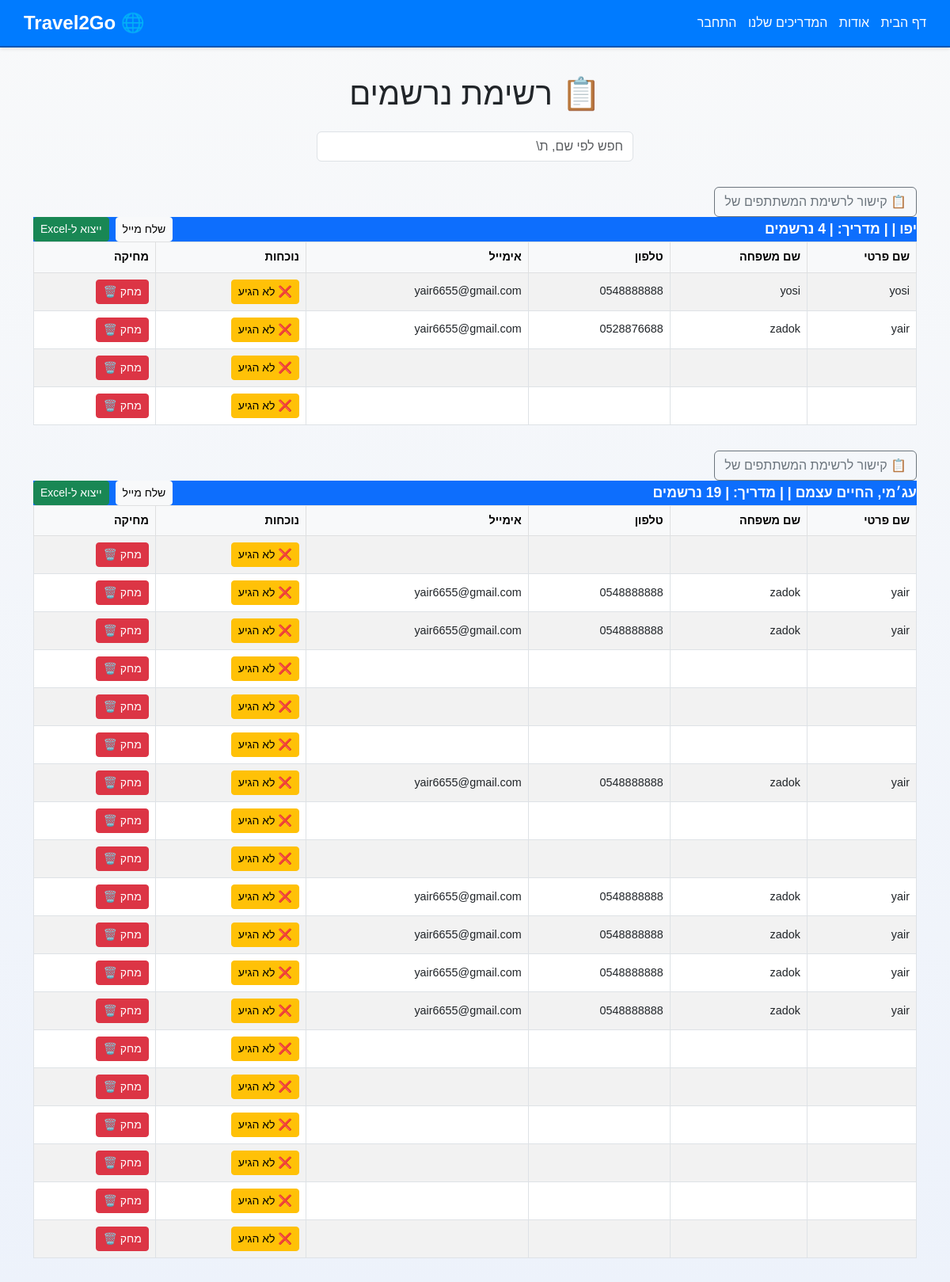
Screenshot of /registrations/ (upper part) with the database file from the repository.
### tours/models.py (models this page shows, shortened)
class Tour(models.Model):
    tour_title = models.CharField("כותרת ראשית", max_length=255)
    tour_subtitle = models.CharField("כותרת משנית", max_length=255, db_column='כותרת_משנית')
    tour_image = models.ImageField("תמונה הראשית", upload_to='tours_images/', db_column='תמונה ')
    tour_date = models.DateField("תאריך הסיור", db_column='תאריך')
    tour_description = models.CharField("פרטי הטיול", blank=True, null=True, db_column='פרטי_הטיול')
    tour_start_time = models.TimeField("שעת התחלה", db_column='שעת_התחלה')
    tour_end_time = models.TimeField("שעת סיום משוערת", blank=True, null=True)
    meeting_point = models.CharField("מקום מפגש", max_length=255, db_column='מקום_המפגש')
    google_maps_link = models.CharField("קישור לנקודת המפגש במפת גוגל", max_length=500, blank=True, db_column='קישור_למפות_גוגל')
    tour_guide_name = models.ForeignKey(
        "TourGuide",
        verbose_name="שם המדריך",
        on_delete=models.CASCADE,
        related_name="tours",
        blank=True,
        null=True,
        db_column="שם_מדריך"
    )
    tour_price = models.DecimalField(
        "עלות הסיור",
        max_digits=8,
        decimal_places=2,
        help_text="יש להזין את העלות בשקלים חדשים (₪)",
        null=True,
        db_column='עלות'
    )
    target_audience = MultiSelectField(
        "קהל יעד",
        choices=[
            ("משפחות", "משפחות"),
            ("מבוגרים", "מבוגרים"),
            ("מיטבי לכת", "מיטבי לכת"),
            ("מיטיבי קשב", "מיטיבי קשב"),
        ],
        max_length=100,
        blank=True,
        null=True,
        db_column='קהל_יעד',
        help_text="ניתן לבחור יותר מאפשרות אחת על ידי לחיצה על Ctrl או Command"
    )
    difficulty_level = models.CharField(
        "רמת קושי",
        max_length=20,
        choices=[
            ("קל", "קל"),
            ("בינוני", "בינוני"),
            ("קשה", "קשה"),
            ("קשה מאוד", "קשה מאוד"),
        ],
        blank=True,
        null=True,
        db_column='רמת_קושי'
    )
    required_equipment = MultiSelectField(
        "ציוד נדרש",
        choices=[
            ("כובע", "כובע"),
            ("מים", "מים"),
            ("נעליים סגורות", "נעליים סגורות"),
            ("קרם הגנה", "קרם הגנה"),
            ("אחר", "אחר"),
        ],
        max_length=255,
        blank=True,
        null=True,
        db_column='ציוד_נדרש',
        help_text="ניתן לבחור יותר מפריט אחד על ידי לחיצה על Ctrl או Command"
    )
    max_participants = models.PositiveIntegerField(
        "מקסימום משתתפים",
        default=30,
        db_column='מקסימום_משתתפים'
    )

class TravelerRegistration(models.Model):
    tour = models.ForeignKey("Tour", on_delete=models.CASCADE, related_name='registrations', db_column='סיור')
    traveler_first_name = models.CharField(max_length=255, db_column='שם_פרטי')
    traveler_last_name = models.CharField(max_length=255, db_column='שם_משפחה')
    registration_code = models.CharField("קוד רישום", max_length=6, blank=True, null=True)
    traveler_phone = models.CharField(max_length=20)
    traveler_email = models.EmailField(db_column='אימייל')
    traveler_attendance = models.BooleanField(default=False, db_column='נוכחות')
    total_price = models.DecimalField(max_digits=10, decimal_places=2, null=True, blank=True)

### tours/views/travelers_views.py (the view)
# urls.py: path('registrations/', registration_list, name='registration_list'),
def registration_list(request):
    tours = Tour.objects.prefetch_related('registrations').all()
    return render(request, 'travelers/registration_list.html', {'tours': tours})

### tours/templates/travelers/registration_list.html (shortened to what this page needs)
{% extends 'base.html' %}
{% load static %}
{% block extra_head %}
<link href="{% static 'css/registration_list.css' %}" rel="stylesheet">
{% endblock %}
{% block content %}
<div class="container wide-container py-4">
    <h1 class="text-center mb-4">📋 רשימת נרשמים</h1>
    <div class="d-flex justify-content-center mb-4">
        <input type="text" id="searchInput" class="form-control search-box" placeholder="חפש לפי שם, ת\"ז או טלפון...">
    </div>
    {% for tour in tours %}
        <a href="{% url 'participants_list' %}?tour_id={{ tour.id }}" class="btn btn-outline-secondary mt-2">
            📋 קישור לרשימת המשתתפים של {{ tour.שם_מדריך }}
        </a>
        <div class="table-container mb-4">
            <div class="card-header bg-primary text-white d-flex justify-content-between align-items-center flex-wrap">
                <div>
                    <strong>{{ tour.tour_title }}</strong> |
                    {{ tour.תאריך }} |
                    מדריך: {{ tour.שם_מדריך }} |
                    {{ tour.registrations.count }} נרשמים
                </div>
                <div class="d-flex gap-2">
                    <a href="{% url 'send_reminder_per_tour' tour.id %}" class="btn btn-light btn-sm">
                         שלח מייל
                    </a>
                    <a href="{% url 'download_tour_excel' tour.id %}" class="btn btn-success btn-sm">
                         ייצוא ל-Excel
                    </a>
                </div>
            </div>
            <div class="card-body p-0">
                {% if tour.registrations.all %}
                    <div class="table-responsive">
                        <table class="table table-striped table-bordered m-0">
                            <thead class="table-light">
                                <tr>
                                    <th>שם פרטי</th>
                                    <th>שם משפחה</th>
                                    <th>טלפון</th>
                                    <th>אימייל</th>
                                    <th>נוכחות</th>
                                    <th>מחיקה</th>
                                </tr>
                            </thead>
                            <tbody>
                                {% for registration in tour.registrations.all %}
                                    <tr>
                                        <td>{{ registration.traveler_first_name }}</td>
                                        <td>{{ registration.traveler_last_name }}</td>
                                        <td>{{ registration.traveler_phone }}</td>
                                        <td>{{ registration.traveler_email }}</td>
                                        <td>
                                            <form method="post" action="{% url 'toggle_attendance' registration.id %}" style="display:inline;">
                                                {% if registration.traveler_attendance %}
                                                    <button type="submit" class="btn btn-success btn-sm">✅ הגיע</button>
                                                {% else %}
                                                    <button type="submit" class="btn btn-warning btn-sm">❌ לא הגיע</button>
                                                {% endif %}
                                            </form>
                                        </td>
                                        <td>
                                            <form method="post" action="{% url 'delete_registration' registration.id %}" style="display:inline;">
                                                <button type="submit" class="btn btn-danger btn-sm" onclick="return confirm('האם אתה בטוח שברצונך למחוק?')">
                                                    מחק 🗑️
                                                </button>
                                            </form>
                                        </td>
                                    </tr>
                                {% endfor %}
                            </tbody>
                        </table>
                    </div>
                {% else %}
                    <p class="text-center py-3">אין נרשמים לסיור זה.</p>
                {% endif %}
            </div>
        </div>
    {% endfor %}
</div>
{% endblock %}

### tours/staticfiles/tours/css/base.css (style rules this page uses)
body { background: linear-gradient(to bottom, #f8f9fa, #e0eafc); min-height: 100vh; font-family: 'Assistant', sans-serif; margin: 0; padding: 0; }

### tours/staticfiles/tours/css/registration_list.css (style rules this page uses)
body { background-color: #f8f9fa; font-family: 'Varela Round', sans-serif; }
.search-box { max-width: 400px; width: 100%; }
.card-header { font-size: 1.1rem; font-weight: bold; }
.table th, .table td { font-size: 0.9rem; vertical-align: middle; }
.container { max-width: 100% !important; width: 100%; }
.table-responsive { overflow-x: auto; width: 100%; }
.table { width: 100%; min-width: 1000px; }
.wide-container { max-width: 100%; width: 100%; }
.table-container { width: 100%; background: none; box-shadow: none; padding: 0; margin: 0; }

### rows the page displays
Tour: tour_title "יפו", registrations.count "4"
TravelerRegistration: traveler_first_name "yosi", traveler_last_name "yosi", traveler_phone "0548888888", traveler_email "yair6655@gmail.com", נוכחות "❌ לא הגיע"
TravelerRegistration: traveler_first_name "yair", traveler_last_name "zadok", traveler_phone "0528876688", traveler_email "yair6655@gmail.com", נוכחות "❌ לא הגיע"
TravelerRegistration: נוכחות "❌ לא הגיע"
TravelerRegistration: נוכחות "❌ לא הגיע"
Tour: tour_title "עג׳מי, החיים עצמם"
TravelerRegistration: נוכחות "❌ לא הגיע"
TravelerRegistration: traveler_first_name "yair", traveler_last_name "zadok", traveler_phone "0548888888", traveler_email "yair6655@gmail.com", נוכחות "❌ לא הגיע"
TravelerRegistration: traveler_first_name "yair", traveler_last_name "zadok", traveler_phone "0548888888", traveler_email "yair6655@gmail.com", נוכחות "❌ לא הגיע"
TravelerRegistration: נוכחות "❌ לא הגיע"
TravelerRegistration: נוכחות "❌ לא הגיע"
TravelerRegistration: נוכחות "❌ לא הגיע"
TravelerRegistration: traveler_first_name "yair", traveler_last_name "zadok", traveler_phone "0548888888", traveler_email "yair6655@gmail.com", נוכחות "❌ לא הגיע"
TravelerRegistration: נוכחות "❌ לא הגיע"
TravelerRegistration: נוכחות "❌ לא הגיע"
TravelerRegistration: traveler_first_name "yair", traveler_last_name "zadok", traveler_phone "0548888888", traveler_email "yair6655@gmail.com", נוכחות "❌ לא הגיע"
TravelerRegistration: traveler_first_name "yair", traveler_last_name "zadok", traveler_phone "0548888888", traveler_email "yair6655@gmail.com", נוכחות "❌ לא הגיע"
TravelerRegistration: traveler_first_name "yair", traveler_last_name "zadok", traveler_phone "0548888888", traveler_email "yair6655@gmail.com", נוכחות "❌ לא הגיע"
TravelerRegistration: traveler_first_name "yair", traveler_last_name "zadok", traveler_phone "0548888888", traveler_email "yair6655@gmail.com", נוכחות "❌ לא הגיע"
TravelerRegistration: נוכחות "❌ לא הגיע"
TravelerRegistration: נוכחות "❌ לא הגיע"
TravelerRegistration: נוכחות "❌ לא הגיע"
TravelerRegistration: נוכחות "❌ לא הגיע"
TravelerRegistration: נוכחות "❌ לא הגיע"
TravelerRegistration: נוכחות "❌ לא הגיע"
